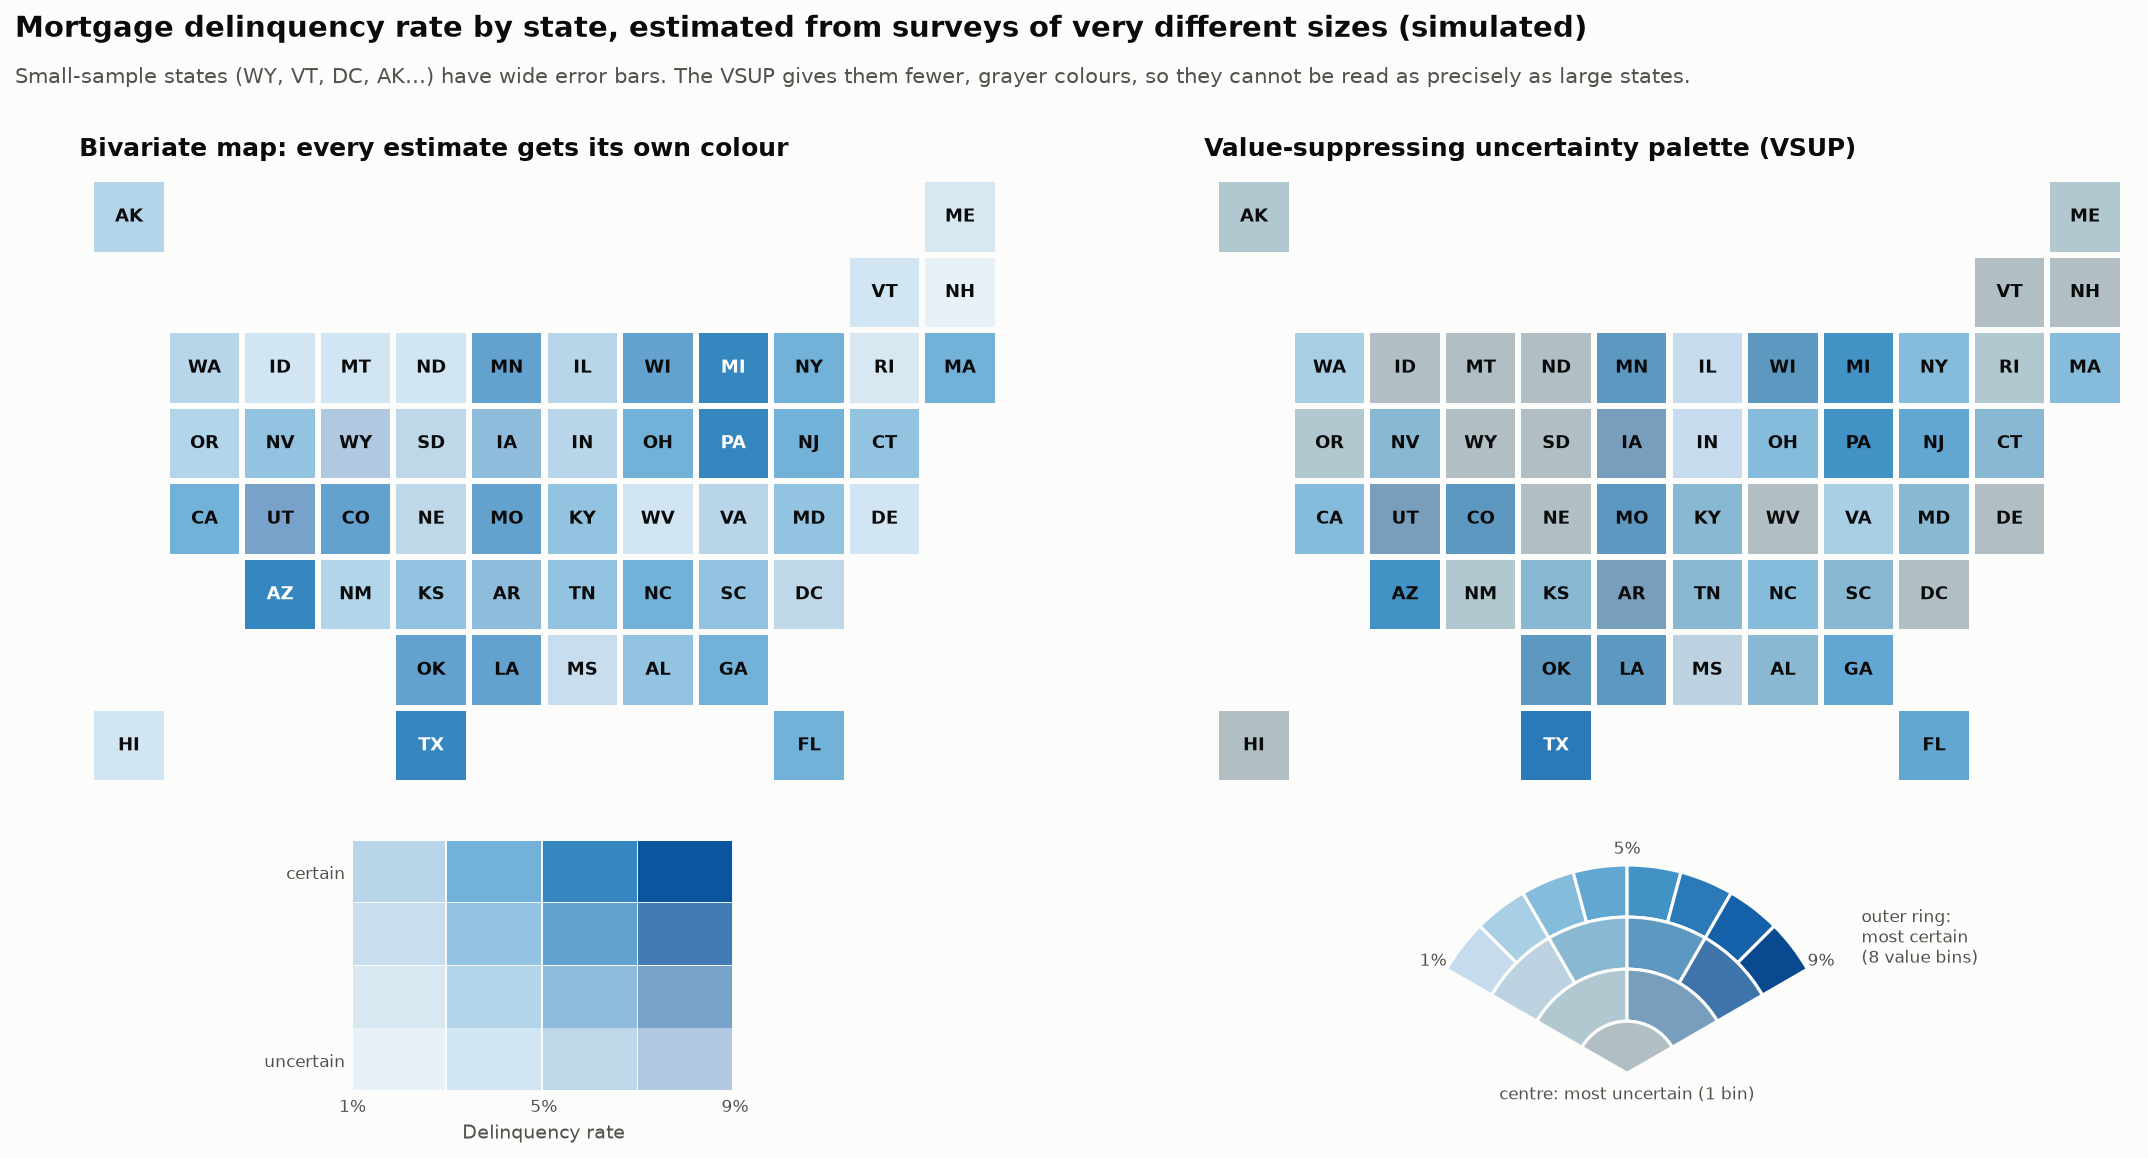

Reproduce this figure in Python.
"""
Value-Suppressing Uncertainty Palette (VSUP) Map  -  family: Spatial

DESIGN PURPOSE
A map palette that spends colour on precision only where the estimate is
precise. Certain estimates get many distinguishable shades. As uncertainty
grows, neighbouring value bins merge and their colours fade toward gray, so
the reader cannot over-read a noisy estimate. A conventional bivariate map
keeps every value × uncertainty combination distinct, which is hard to decode
and still invites precise readings of unreliable numbers.

WHEN TO USE
  - Mapping estimates whose precision varies a lot between regions (survey
    rates, small-area statistics, model estimates)
  - The reader will make decisions from the map and should be cautious where
    data is thin
  - Showing value and uncertainty together in one map instead of two side-by-
    side maps

AVOID WHEN
  - All estimates have similar precision (a normal choropleth is simpler)
  - Readers must look up exact values for every region (use a table with
    intervals)
  - The audience has never seen the palette and there is no room for the
    legend

ALTERNATIVES
  - Choropleth plus a separate map of the margin of error
  - Dot or interval plot of the estimates, sorted, with confidence intervals
  - Bayesian surprise map

REFERENCE
  - Correll, M., Moritz, D. & Heer, J. (2018). Value-suppressing uncertainty
    palettes. Proceedings of the ACM CHI Conference on Human Factors in
    Computing Systems (CHI 2018).
    https://tableau.com/research/publications/value-suppressing-uncertainty-
    palettes

EXAMPLE
Simulated survey estimates of mortgage delinquency for 50 states and DC. Large
states have thousands of respondents, small states fewer than 250, so their
standard errors differ several-fold. Left: a conventional 4 × 4 bivariate
palette. Right: a 4-level VSUP.

Run:  python vsup_map.py
"""
import sys
from pathlib import Path

import numpy as np
import pandas as pd
import matplotlib.pyplot as plt

# Library style: categorical colors in fixed order, recessive axes, hairline grid.
PALETTE = ["#2a78d6", "#eb6834", "#1baf7a", "#eda100",
           "#e87ba4", "#008300", "#6250d6", "#e34948"]
SEQ_CMAP = "Blues"      # sequential: one hue, light -> dark
DIV_CMAP = "RdBu_r"     # diverging: two opposite hues, neutral midpoint
GRAY = "#b8b7b1"        # de-emphasised marks
plt.rcParams.update({
    "figure.figsize": (8, 4.8), "figure.dpi": 110, "figure.facecolor": "#fcfcfb",
    "axes.facecolor": "#fcfcfb", "axes.edgecolor": "#c9c8c3", "axes.linewidth": 0.8,
    "axes.spines.top": False, "axes.spines.right": False,
    "axes.grid": True, "grid.color": "#e6e5e1", "grid.linewidth": 0.6, "axes.axisbelow": True,
    "axes.prop_cycle": plt.cycler(color=PALETTE),
    "axes.titlesize": 13, "axes.titleweight": "bold", "axes.titlelocation": "left",
    "axes.labelcolor": "#52514e", "xtick.color": "#52514e", "ytick.color": "#52514e",
    "text.color": "#0b0b0b", "font.size": 10, "lines.linewidth": 2,
    "legend.frameon": False,
})

import matplotlib as mpl
from matplotlib.patches import Wedge

# --- Example data ------------------------------------------------------------
STATES = ["AL", "AK", "AZ", "AR", "CA", "CO", "CT", "DE", "DC", "FL", "GA", "HI", "ID", "IL", "IN",
          "IA", "KS", "KY", "LA", "ME", "MD", "MA", "MI", "MN", "MS", "MO", "MT", "NE", "NV", "NH",
          "NJ", "NM", "NY", "NC", "ND", "OH", "OK", "OR", "PA", "RI", "SC", "SD", "TN", "TX", "UT",
          "VT", "VA", "WA", "WV", "WI", "WY"]
GRID = {"AK": (0, 0), "ME": (0, 11), "VT": (1, 10), "NH": (1, 11),
        "WA": (2, 1), "ID": (2, 2), "MT": (2, 3), "ND": (2, 4), "MN": (2, 5), "IL": (2, 6),
        "WI": (2, 7), "MI": (2, 8), "NY": (2, 9), "RI": (2, 10), "MA": (2, 11),
        "OR": (3, 1), "NV": (3, 2), "WY": (3, 3), "SD": (3, 4), "IA": (3, 5), "IN": (3, 6),
        "OH": (3, 7), "PA": (3, 8), "NJ": (3, 9), "CT": (3, 10),
        "CA": (4, 1), "UT": (4, 2), "CO": (4, 3), "NE": (4, 4), "MO": (4, 5), "KY": (4, 6),
        "WV": (4, 7), "VA": (4, 8), "MD": (4, 9), "DE": (4, 10),
        "AZ": (5, 2), "NM": (5, 3), "KS": (5, 4), "AR": (5, 5), "TN": (5, 6), "NC": (5, 7),
        "SC": (5, 8), "DC": (5, 9),
        "OK": (6, 4), "LA": (6, 5), "MS": (6, 6), "AL": (6, 7), "GA": (6, 8),
        "HI": (7, 0), "TX": (7, 4), "FL": (7, 9)}
BIG = {"CA", "TX", "FL", "NY", "PA", "IL", "OH", "GA", "NC", "MI", "NJ", "VA", "WA", "AZ", "MA"}
SMALL = {"WY", "VT", "DC", "AK", "ND", "SD", "DE", "RI", "MT", "ME", "NH", "HI", "WV", "ID", "NE"}

rng = np.random.default_rng(31)
# Survey of mortgage holders: big states get big samples, small states small ones.
n = np.array([rng.integers(2500, 6000) if s in BIG else rng.integers(60, 250) if s in SMALL
              else rng.integers(400, 1500) for s in STATES])
true_rate = np.clip(rng.normal(4.5, 1.3, len(STATES)), 1.5, 8.5) / 100
observed = rng.binomial(n, true_rate) / n
df = pd.DataFrame({"state": STATES, "sample_size": n, "rate_pct": 100 * observed,
                   "se_pct": 100 * np.sqrt(np.maximum(observed * (1 - observed), 1e-4) / n)})
df["row"] = df["state"].map(lambda s: GRID[s][0])
df["col"] = df["state"].map(lambda s: GRID[s][1])
df.sort_values("se_pct").head()

# --- Plot --------------------------------------------------------------------
VMIN, VMAX = 1.0, 9.0                 # value domain (%)
U_EDGES = [0.4, 0.8, 1.4]             # standard-error thresholds (pp) -> 4 uncertainty levels
LEVELS = 4                            # level 0 = most certain (8 value bins) ... level 3 = 1 bin
seq = mpl.colormaps["Blues"]
gray = np.array(mpl.colors.to_rgb("#c9c8c3"))


def unc_level(se):
    return int(np.searchsorted(U_EDGES, se))


def vsup_color(value, level):
    """VSUP: fewer value bins as uncertainty grows, and colors fade toward gray."""
    bins = 2 ** (LEVELS - 1 - level)
    t = np.clip((value - VMIN) / (VMAX - VMIN), 0, 0.999)
    centre = (np.floor(t * bins) + 0.5) / bins
    base = np.array(seq(0.2 + 0.75 * centre)[:3])
    return tuple(base + (gray - base) * (level / (LEVELS - 1)) * 0.8)


def bivariate_color(value, level):
    """Naive bivariate map: 4 value bins x 4 uncertainty bins, all kept distinct."""
    t = np.clip((value - VMIN) / (VMAX - VMIN), 0, 0.999)
    centre = (np.floor(t * 4) + 0.5) / 4
    base = np.array(seq(0.2 + 0.75 * centre)[:3])
    return tuple(base + (np.ones(3) - base) * level / LEVELS * 0.9)


def ink(rgb):
    lum = 0.2126 * rgb[0] + 0.7152 * rgb[1] + 0.0722 * rgb[2]
    return "white" if lum < 0.5 else "#0b0b0b"


def draw_map(ax, color_fn, title):
    for _, r in df.iterrows():
        c = color_fn(r.rate_pct, unc_level(r.se_pct))
        ax.add_patch(plt.Rectangle((r.col, -r.row), 0.92, 0.92, color=c, linewidth=0))
        ax.text(r.col + 0.46, -r.row + 0.46, r.state, ha="center", va="center", fontsize=8.5,
                fontweight="bold", color=ink(c))
    ax.set_xlim(-0.2, 12.1); ax.set_ylim(-7.2, 1.1)
    ax.set_aspect("equal"); ax.axis("off")
    ax.set_title(title, fontsize=12)


fig = plt.figure(figsize=(15, 7.6))
ax_l = fig.add_axes([0.01, 0.30, 0.47, 0.55])
ax_r = fig.add_axes([0.51, 0.30, 0.47, 0.55])
draw_map(ax_l, bivariate_color, "Bivariate map: every estimate gets its own colour")
draw_map(ax_r, vsup_color, "Value-suppressing uncertainty palette (VSUP)")

# Square legend for the bivariate map
lg = fig.add_axes([0.16, 0.04, 0.17, 0.22])
for lvl in range(LEVELS):
    for b in range(4):
        v = VMIN + (b + 0.5) / 4 * (VMAX - VMIN)
        lg.add_patch(plt.Rectangle((b, lvl), 0.96, 0.96, color=bivariate_color(v, lvl)))
lg.set_xlim(0, 4); lg.set_ylim(LEVELS, 0)
lg.set_xticks([0, 2, 4], [f"{VMIN:.0f}%", f"{(VMIN + VMAX) / 2:.0f}%", f"{VMAX:.0f}%"])
lg.set_yticks([0.5, 3.5], ["certain", "uncertain"])
lg.tick_params(length=0, labelsize=8); lg.grid(False)
for s in lg.spines.values():
    s.set_visible(False)
lg.set_xlabel("Delinquency rate", fontsize=9)

# Arc (wedge) legend for the VSUP: outer ring = low uncertainty, many value bins;
# centre = high uncertainty, a single "we don't know" bin.
wl = fig.add_axes([0.62, 0.0, 0.25, 0.3])
a0, a1 = 30, 150   # arc spans 120 degrees; value increases left -> right
for lvl in range(LEVELS):
    bins = 2 ** (LEVELS - 1 - lvl)
    r_out = LEVELS - lvl
    for b in range(bins):
        v = VMIN + (b + 0.5) / bins * (VMAX - VMIN)
        th1 = a1 - (a1 - a0) * b / bins
        th0 = a1 - (a1 - a0) * (b + 1) / bins
        wl.add_patch(Wedge((0, 0), r_out, th0, th1, width=1, facecolor=vsup_color(v, lvl),
                           edgecolor="#fcfcfb", linewidth=1.5))
wl.set_xlim(-4.6, 6.2); wl.set_ylim(-0.3, 4.4); wl.set_aspect("equal"); wl.axis("off")
for frac, lab in ((0, f"{VMIN:.0f}%"), (0.5, f"{(VMIN + VMAX) / 2:.0f}%"), (1, f"{VMAX:.0f}%")):
    th = np.deg2rad(a1 - (a1 - a0) * frac)
    wl.text(4.3 * np.cos(th), 4.3 * np.sin(th), lab, ha="center", va="center", fontsize=8, color="#52514e")
wl.text(0, -0.25, "centre: most uncertain (1 bin)", ha="center", va="top", fontsize=8, color="#52514e")
wl.text(4.5, 2.6, "outer ring:\nmost certain\n(8 value bins)", ha="left", va="center", fontsize=8, color="#52514e")

fig.suptitle("Mortgage delinquency rate by state, estimated from surveys of very different sizes (simulated)",
             x=0.01, ha="left", fontsize=14, fontweight="bold", y=0.985)
fig.text(0.01, 0.925, "Small-sample states (WY, VT, DC, AK…) have wide error bars. The VSUP gives them fewer, "
         "grayer colours, so they cannot be read as precisely as large states.", fontsize=10, color="#52514e")

# --- Save / show -------------------------------------------------------------
out = Path(__file__).with_name(Path(__file__).stem + ".png")
fig.savefig(out, dpi=150, bbox_inches="tight")
print(f"saved {out}")
if "--no-show" not in sys.argv:
    plt.show()
